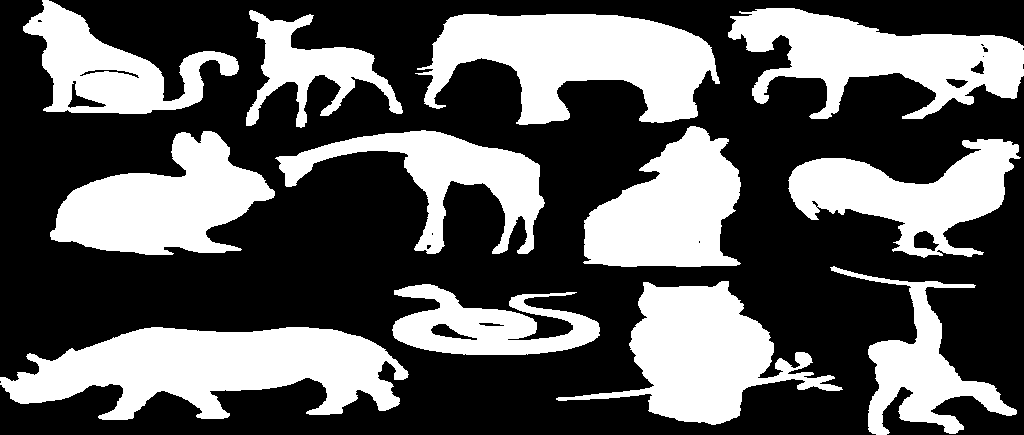
%> input picture Assignment-1/Files/Binary.png, 1024 x 435 px
$ octave kladd.m   (GNU Octave 9; MATLAB toolbox functions it lacks are replaced by stand-ins)
%> lines starting %> are read from the running program, lines starting %| are printed output that depends on the picture; in (x1, y1, x2, y2) boxes, pixels count from 0 and x2, y2 are one past the last pixel; in counts of white or black regions, pixels touching at a corner belong together; the program's own positions count from 1
### Assignment-1/Files/getPlanes.m
function C = getPlanes(image)
C = cell(1,8);  % Creates empty cell
for i = 1:8
    C{i} = bitget(image(:,:,2),i)*2^(i-1);  % Retrives all green bit-planes
end
end

### Assignment-1/Files/Encode.m
function stego = Encode(Im, Sec, k)
% Where the inputs are:
% Im: The cover original RGB image
% Sec: The secret binary image of the same dimensions as Im
% k: a secret key for randomisation can be a string 'myPassWord2020!'
%    or a digit 21545422, choosing any option is fine with me

% The output, stego: is the RGB image containing the embeded randomised data
% Example use:
% stego = Encode ( 'BTH.png', 'Binary.png', 'myPassWord2020!')
%

% Hints:
% Control the randomisation engine using a seed (which is obviously your key k)
% Embed in the bit plane 0 (LSB) to have less distortion
% The following functions could be of use (some are optional, check MATLAB documentations):
% bitxor, bitget, bitset, randperm, rng, imread, imwrite, imshow,
% imshowpair, montage, subplot, figure, title, str2double

rng(k)  % Set rng seed with given key
S = size(Im);   % Size of image
temp = reshape(randperm(numel(Sec)),S(1:2)); % Random indices, the size of image
stego = uint8(Sec(temp));   % Randomizes the secret binary image and converts to uint8

ImPlanes = getPlanes(Im);    % Retrives all bit-planes (Green)

for i = 2:8
    % Makes sum of all bit-planes except LSB where the scrambled binary
    % image takes its place
    stego = stego + ImPlanes{i};
end

Im(:,:,2) = stego;  % Replaces the green space with the new with the scrambled binary image included.
stego = Im;
end

### Assignment-1/Files/Decode.m
function Sec = Decode(Stego, k)
% Where the inputs are:
% stego: is the RGB image containing the embeded randomised data
% k: a secret key for restoration can be a string 'myPassWord2020!'
%    or a digit 21545422, choosing any option is fine with me

% The output, Sec: The secret binary image of the same dimensions as Im
% Example use:
% Sec = Decode ( 'Stego.png', 'myPassWord2020!')
%

rng(k)  % Set rng seed with given key
ImC = getPlanes(Stego); % Retrives all bit-planes (Green)
bin = ImC{1};   % The secret image is in the LSB-plane
S = size(bin);  % Size of image
temp = reshape(randperm(numel(bin)),S);  % Random indices, the size of image
[~,ii] = sort(temp(:)); % Sroting the indices to retrive original order (vector)
Sec = logical(bin(reshape(ii,S)));   % Reshapes to original image size and converts to binary image
end

### kladd.m
clc;clear;close all

% bitxor, bitget, bitset, randperm, rng, imread, imwrite, imshow,
% imshowpair, montage, subplot, figure, title, str2double

bin = imread('Binary.png');
%> bin: size 435x1024 logical; 37.1% white; 12 white regions, largest, box (x1, y1, x2, y2) and area: (0, 327, 409, 420) 23068, (415, 14, 720, 125) 20367, (556, 281, 843, 425) 16701
im = imread('BTH.png');
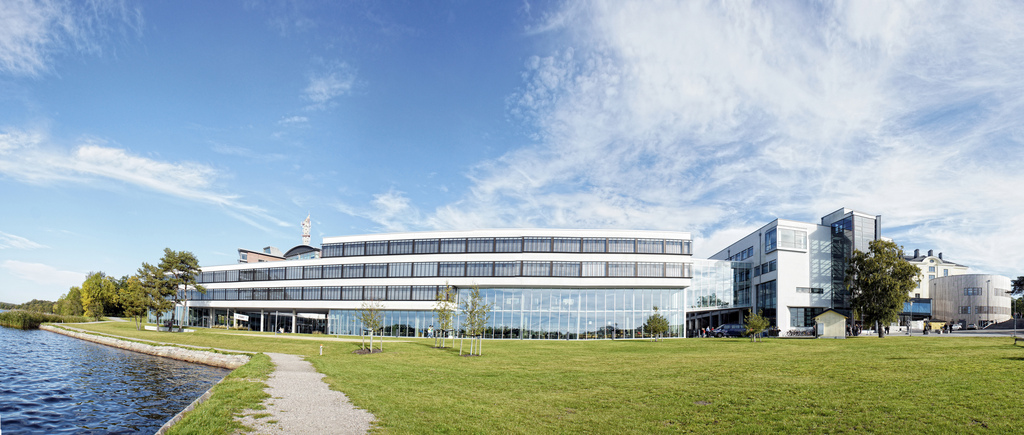
%> input picture Assignment-1/Files/BTH.png, 1024 x 435 px
%> im is the input picture: size 435x1024x3 uint8; mean R, G, B 156.6, 173.7, 178.1
k = 21545422;
rng(k);
p = randperm(435)';
A = bin(:,1);
%> A = 435 logical values, 6 true
B = bin(p,:);
%> B: size 435x1024 logical; 37.1% white; 774 white regions (259 under 20 px), largest, box (x1, y1, x2, y2) and area: (423, 386, 1005, 406) 4605, (81, 353, 973, 371) 4131, (349, 322, 775, 352) 3914
%%
a=bitget(im(:,:,1),1); figure, imshow(logical(a))
%> after `a=bitget(im(:,:,1),1)`:
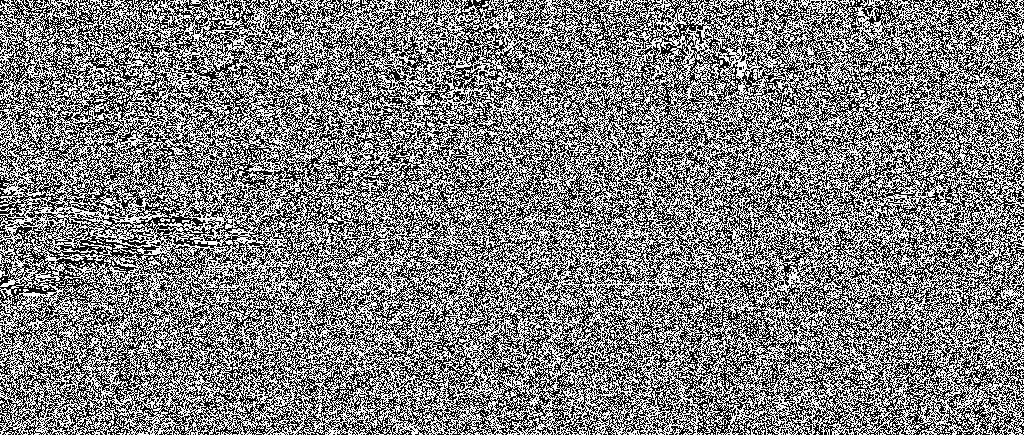
%> a: size 435x1024 logical; 50% white in thin lines or dots
%%
clc;clear;close all
bin = imread('Binary.png');
im = imread('BTH.png');

imC = getPlanes(im);
%> after the loop in getPlanes, `for i = 1:8`: C = 8 items
%> imC = 8 items

imshow(logical(imC{1}))
%%
clc;clear;close all
rng(222)
bin = imread('Binary.png');
figure()
imshow(bin)
temp = reshape(randperm(numel(bin)),435,1024);
b2 = bin(temp);
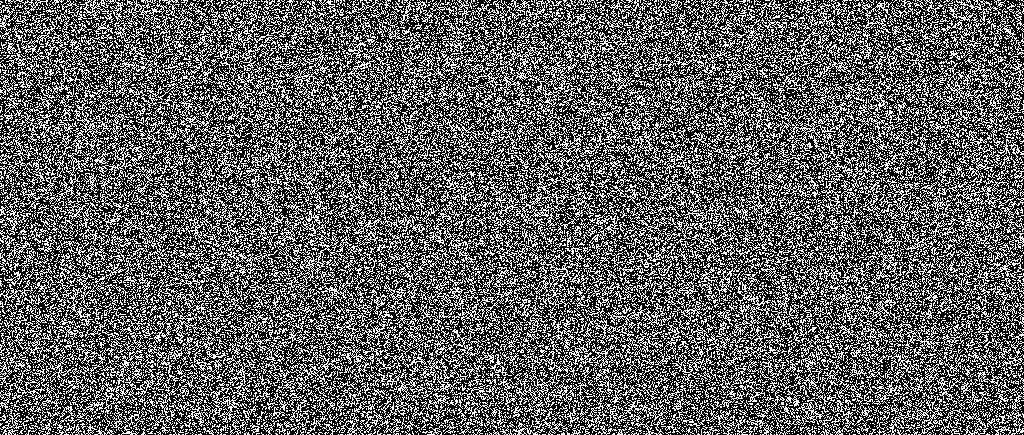
%> b2: size 435x1024 logical; 37.1% white in thin lines or dots
figure()
imshow(b2)

% b3 = reshape(b2(randperm(numel(b2))),435,1024);
% figure()
% imshow(b3)

p = reshape(randperm(numel(bin)),435,1024);
[~,ii] = sort(temp(:));
b4 = b2(reshape(ii,435,1024));
figure()
imshow(b4)

%%
clc;clear;close all

orig_bin = imread('Binary.png');
orig_im = imread('BTH.png');
key = 124151;

new_im = Encode(orig_im, orig_bin, key);
%> in Encode, `stego = uint8(Sec(temp));`:
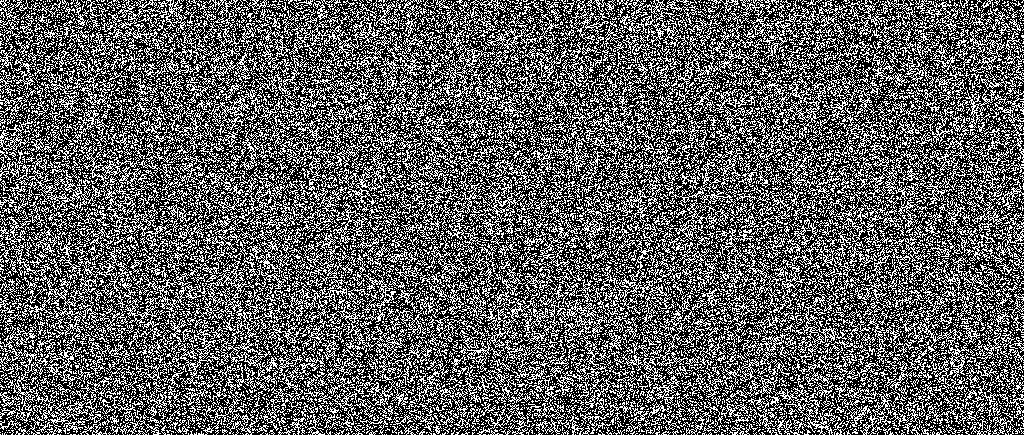
%> stego: size 435x1024 uint8; values 0 (black) and 1 (white), 37.1% white in thin lines or dots
%> after the loop in Encode, `for i = 2:8`:
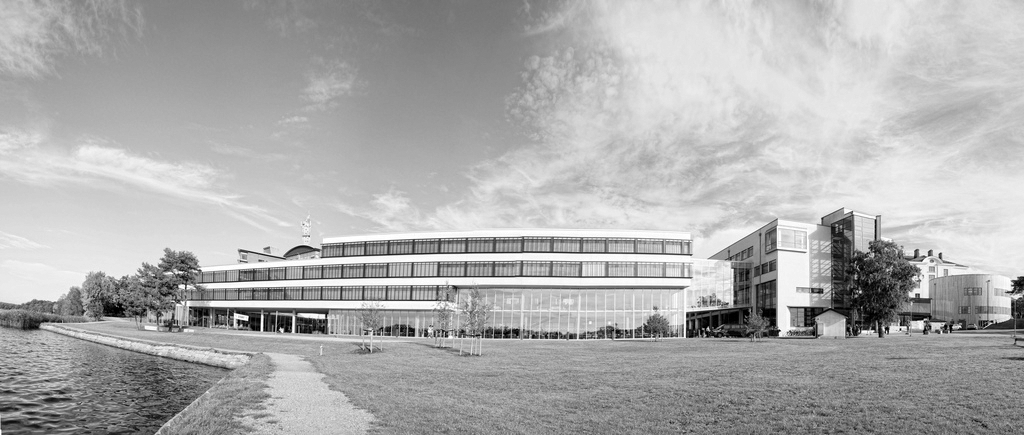
%> stego: size 435x1024 uint8; min 0, max 255, mean 173.6

figure()
imshowpair(orig_im, new_im, 'montage')
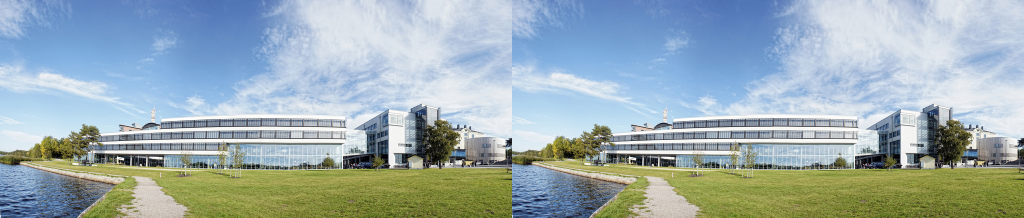
%> displayed picture: size 435x2048x3, on the screen's scale of 0 to 255 (shown at 1/2 size); mean R, G, B 156.6, 173.6, 178.1

new_bin = Decode(new_im, key);

figure()
imshowpair(orig_bin, new_bin, 'montage')
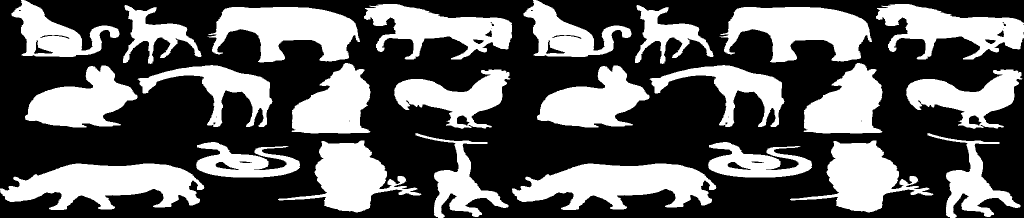
%> displayed picture: size 435x2048, on the screen's scale of 0 to 255 (shown at 1/2 size); 37.1% white; 24 white regions, largest, box (x1, y1, x2, y2) and area: (0, 327, 409, 420) 23068, (1024, 327, 1433, 420) 23068, (415, 14, 720, 125) 20367
